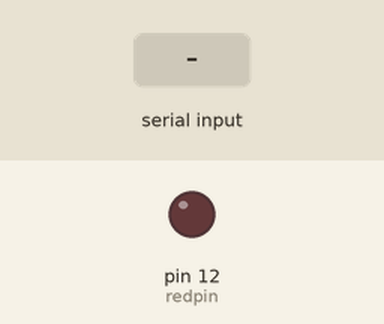
This sketch was run on a simulated Arduino Uno, built with avr-gcc and run on an emulated ATmega328P. On the bench: output pins drawn as LEDs (lit = HIGH). Dashed ring = blinking. The test bench sets the inputs (shaded band). What the sketch prints to the serial monitor is not drawn.

Above: at 1.2 s.
1.3 s: "90,45\n" received over Serial
At 1.7 s:
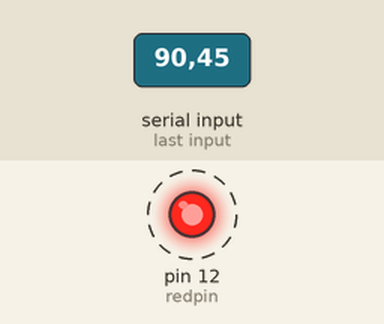
Timing chart, 0 to 10.3 s (numbered marks = the images above; inputs shaded):
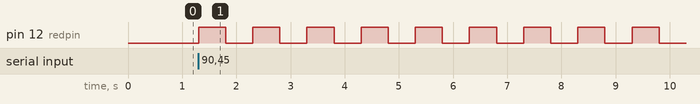

The sketch:

NUMBER_OF_BLINKS.ino
```cpp
int myNumber;
int blinktime=500;
int redpin=12;
String msg="Please Enter Your Number";
void setup() {
  Serial.begin(9600);
  pinMode(redpin,OUTPUT);// put your setup code here, to run once:
}

void loop() {
  Serial.println(msg);
  while(Serial.available()==0)
  {
  }
  myNumber=Serial.parseInt();
  for(int j=1;j<=myNumber;j=j+1)
  {
    digitalWrite(redpin,HIGH);
    delay(blinktime);
    digitalWrite(redpin,LOW);
    delay(blinktime);
  }
  Serial.println(myNumber);// put your main code here, to run repeatedly:
}
```

Measured:
- after the input at 1.3 s, pin 12 (redpin): alternates HIGH for 0.50 s and LOW for 0.50 s, starting at once
